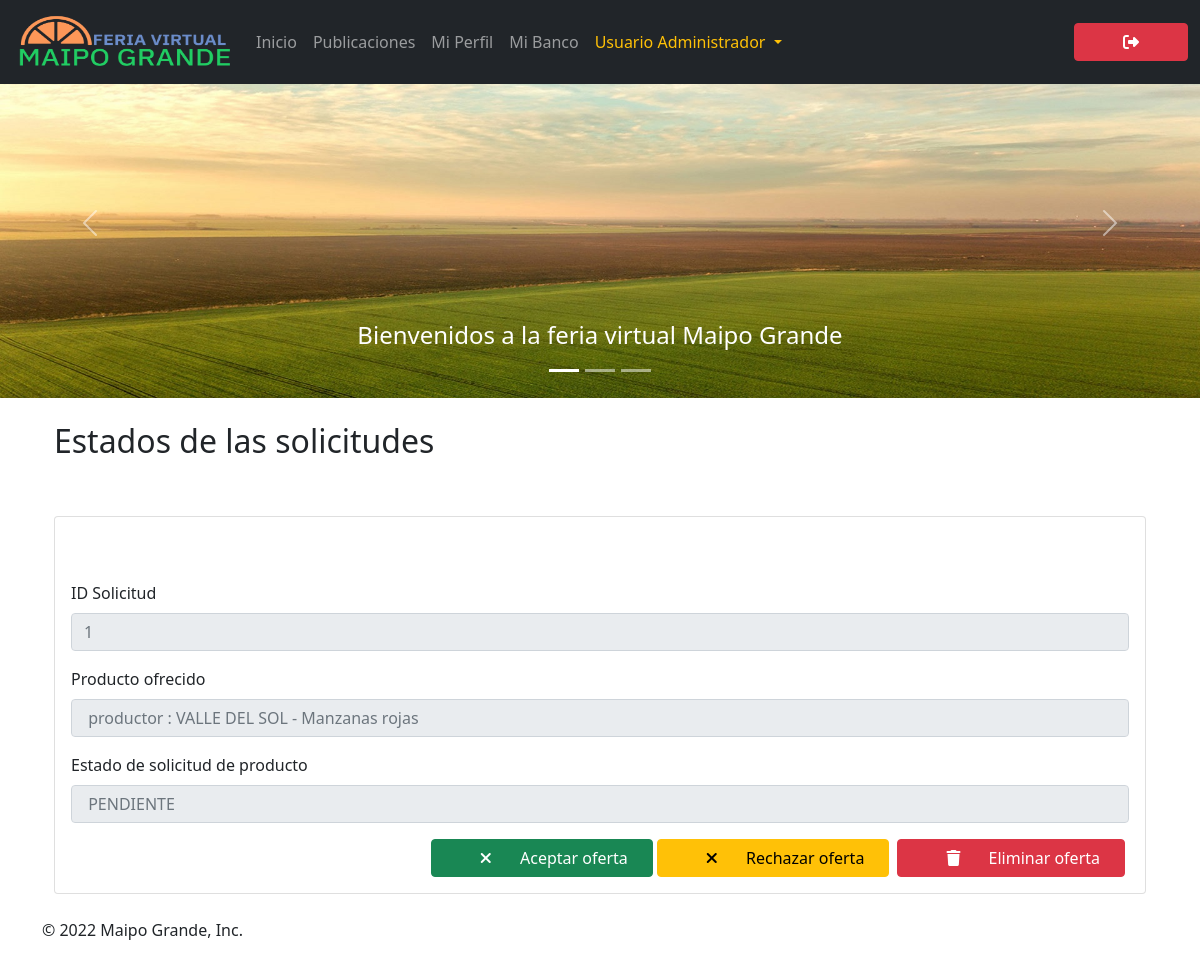
The page /request/status/2/ (signed in) on the database as committed earlier.
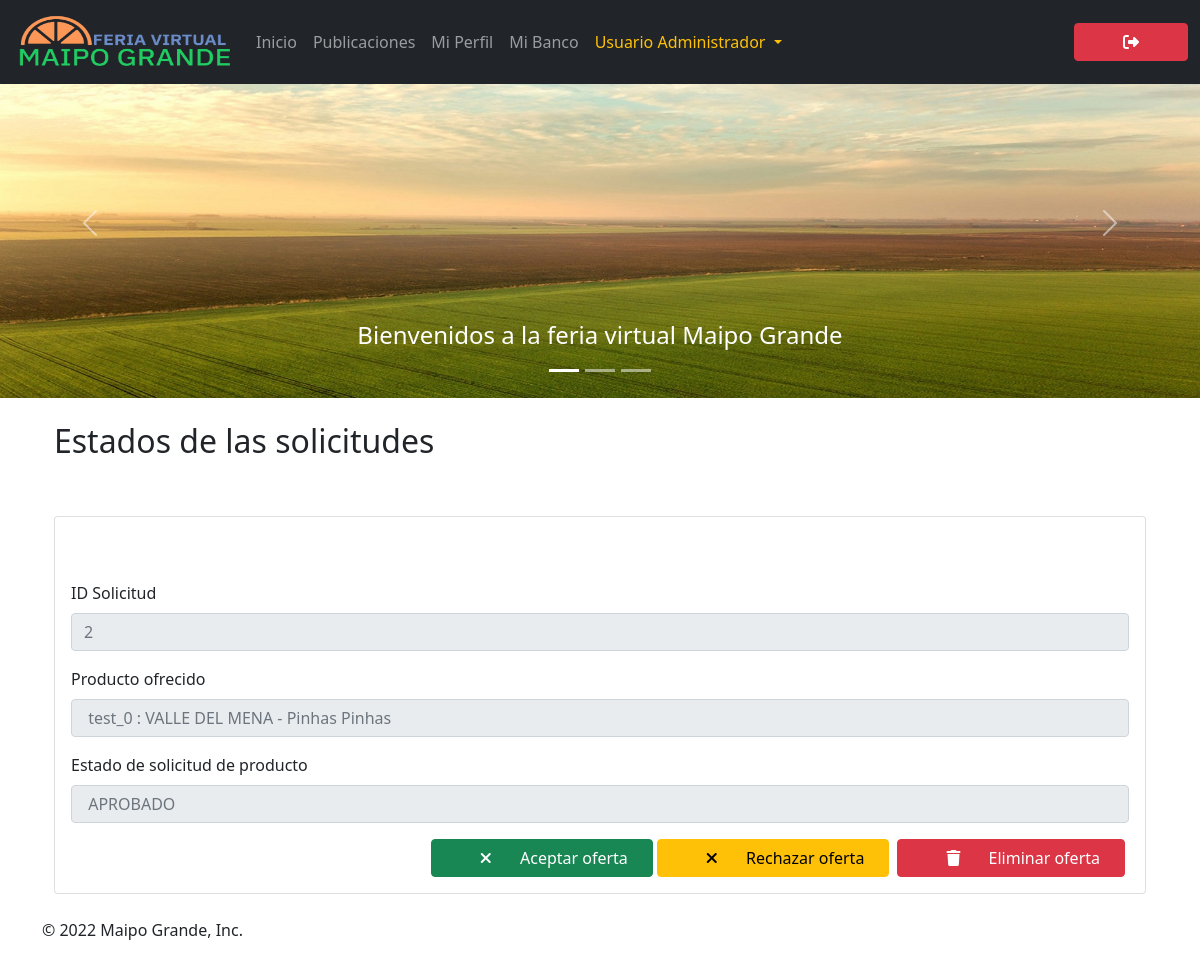
The same page on the database as committed later.
### maipogrande/models.py (models this page shows)
class ProductRequestStatus(models.Model):
	id_offered_product = models.IntegerField(validators = [MinValueValidator(1), MaxValueValidator(10000000000)])
	timestamp = models.DateTimeField(default=timezone.now)
	offer = models.CharField(max_length=300, blank = True)
	status = models.CharField(max_length = 20, choices = OFFER_STATUS, default = 'PENDIENTE')
	class Meta:
		ordering = ['-timestamp']
	def __str__(self):
		return f'Estado de la solicitud del producto #{self.id_offered_product} : {self.status}'

### maipogrande/views.py (the view)
# urls.py: path('request/status/<int:id_offered_product>/', views.client_request_status, name = 'client_request_status'),
@login_required
def client_request_status(request, id_offered_product):
	print(id_offered_product)
	requests = ProductRequestStatus.objects.filter(pk = id_offered_product)
	print(requests)
	return render(request, 'request-status.html', {'requests' : requests})

### maipogrande/templates/request-status.html
{% extends './layout.html' %}
{% block content %}
{% load humanize %}
{% load static %}
<div class="row">
    <div class="col-12">
		{% if requests.count > 0 %}
        <h2 class ="h2 text-start text-dark">Estados de las solicitudes</h2>
		{% else %}
        <h2 class ="h2 text-start text-dark">No hay ninguna oferta por el momento</h2>
		{% endif %}
        <br></br>
        {% for req in requests %}
		<div class="card">
			<div class="card-body">
				<div class="row">
					<div class="col-sm-12 col-md-6 col-lg-8 col-xl-12">
						<br></br>
						<form>
							<fieldset disabled>
								<div class="mb-3">
									<label for="id_offered_product" class="form-label">ID Solicitud</label>
									<input type="text" id="id_offered_product" class="form-control" placeholder="{{ req.id_offered_product }}">
								</div>
								<div class="mb-3">
									<label for="offer" class="form-label">Producto ofrecido</label>
									<input type="text" id="offer" class="form-control" placeholder=" {{ req.offer }}">
								</div>
								<div class="mb-3">
									<label for="status" class="form-label">Estado de solicitud de producto</label>
									<input type="text" id="status" class="form-control" placeholder=" {{ req.status }}">
								</div>
							</fieldset>
							<div class="d-flex justify-content-end">
								<form class="d-flex px-1">
									<a class="btn btn-primary btn-success btn-md px-4" type="submit" href="{% url 'accept_product_offer' req.id_offered_product %}" id="btn-accept-product-offer">
										<span class="icon">
											<i class="fa-solid fa-xmark"></i>
										</span>
										<span class="btn-text">
											Aceptar oferta
										</span>
									</a>
								</form>
								<form class="d-flex px-1">
									<a class="btn btn-primary btn-warning btn-md px-4" type="submit" href="{% url 'decline_product_offer' req.id_offered_product %}" id="btn-decline-product-offer">
										<span class="icon">
											<i class="fa-solid fa-xmark"></i>
										</span>
										<span class="btn-text">
											Rechazar oferta
										</span>
									</a>
								</form>
								<form class="d-flex px-1">
									<a class="btn btn-primary btn-danger btn-md px-4" type="submit" href="{% url 'delete_product_offer' req.id_offered_product %}" id="btn-delete-product-offer">
										<span class="icon">
											<i class="fa-solid fa-trash"></i>
										</span>
										<span class="btn-text">
											Eliminar oferta
										</span>
									</a>
								</form>
							</div>
						</form>
					</div>
				</div>
			</div>
		</div>
        {% endfor %}
    </div>
</div>
{% endblock %}

Rows that differ between the two databases and show on the page:
changed ProductRequestStatus: id_offered_product "1" → "2"; offer "productor : VALLE DEL SOL - Manzanas rojas" → "test_0 : VALLE DEL MENA - Pinhas Pinhas"; status "PENDIENTE" → "APROBADO"
